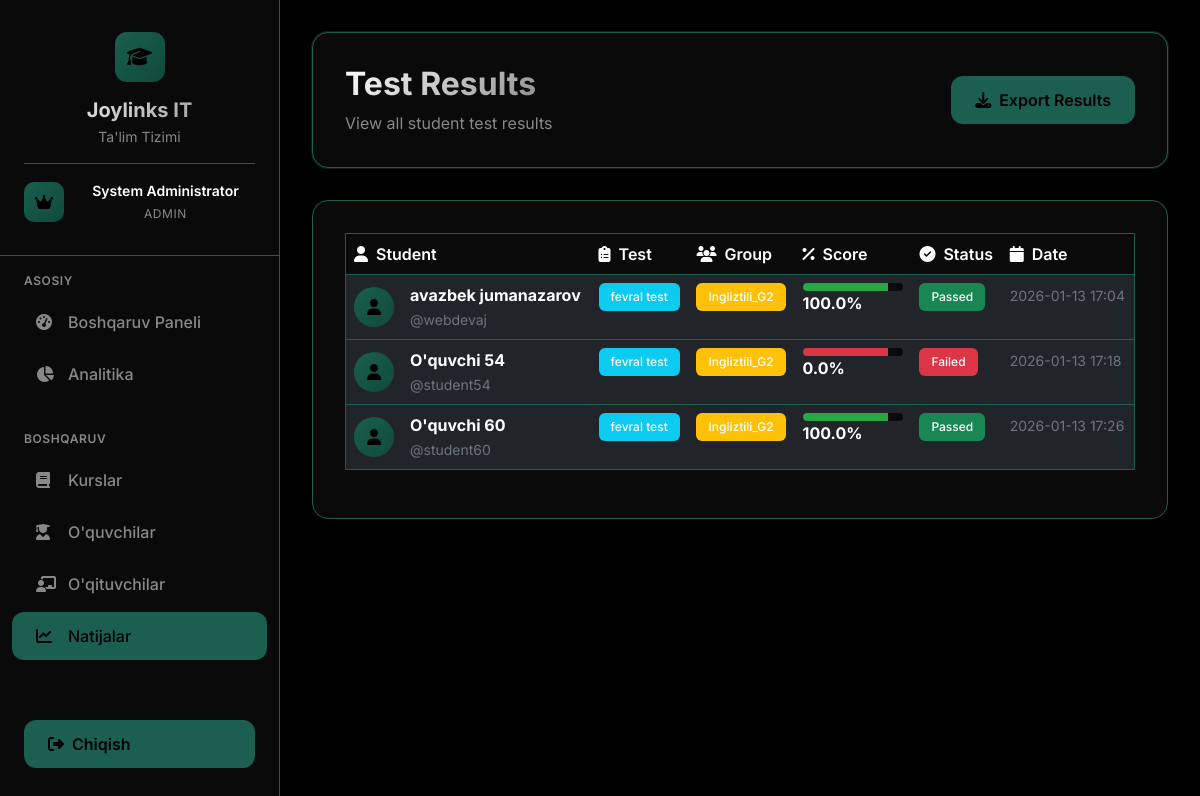
/admin/results (signed in), run on the app's committed database.
### app.py (models this page shows)
class User(UserMixin, db.Model):
    id = db.Column(db.Integer, primary_key=True)
    username = db.Column(db.String(80), unique=True, nullable=False)
    password_hash = db.Column(db.String(120), nullable=False)
    role = db.Column(db.String(20), nullable=False)  # admin, teacher, student
    full_name = db.Column(db.String(100), nullable=False)
    teacher_profile = db.relationship('Teacher', backref='user', uselist=False)
    student_profile = db.relationship('Student', backref='user', uselist=False)

class TestResult(db.Model):
    id = db.Column(db.Integer, primary_key=True)
    student_id = db.Column(db.Integer, db.ForeignKey('student.id'), nullable=False)
    test_id = db.Column(db.Integer, db.ForeignKey('test.id'), nullable=False)
    score = db.Column(db.Integer, nullable=False)
    total_questions = db.Column(db.Integer, nullable=False)
    percentage = db.Column(db.Float, nullable=False)
    submitted_at = db.Column(db.DateTime, default=datetime.utcnow)
    answers = db.Column(db.Text)  # JSON string of student answers

class Test(db.Model):
    id = db.Column(db.Integer, primary_key=True)
    title = db.Column(db.String(200), nullable=False)
    description = db.Column(db.Text, nullable=True)
    duration_minutes = db.Column(db.Integer, nullable=False)
    start_time = db.Column(db.DateTime, default=datetime.utcnow)
    end_time = db.Column(db.DateTime, nullable=False)
    group_id = db.Column(db.Integer, db.ForeignKey('group.id'), nullable=False)
    created_at = db.Column(db.DateTime, default=datetime.utcnow)
    questions = db.relationship('Question', backref='test', lazy=True, cascade='all, delete-orphan')
    results = db.relationship('TestResult', backref='test', lazy=True)

class Group(db.Model):
    id = db.Column(db.Integer, primary_key=True)
    name = db.Column(db.String(50), nullable=False)
    teacher_id = db.Column(db.Integer, db.ForeignKey('teacher.id'), nullable=False)
    students = db.relationship('Student', backref='group', lazy=True)
    tests = db.relationship('Test', backref='group', lazy=True)

### app.py (the view)
@app.route('/admin/results')
@admin_required
def admin_results():
    results = db.session.query(TestResult, Student, User, Group, Test)\
        .join(Student, TestResult.student_id == Student.id)\
        .join(User, Student.user_id == User.id)\
        .join(Group, Student.group_id == Group.id)\
        .join(Test, TestResult.test_id == Test.id)\
        .all()
    return render_template('admin/results_modern.html', results=results)

### app.py (called while the page is built)
@login_manager.user_loader
def load_user(user_id):
    return User.query.get(int(user_id))

def admin_required(f):
    @wraps(f)
    def decorated_function(*args, **kwargs):
        if not current_user.is_authenticated or current_user.role != 'admin':
            flash('Kirish taqiqlangan. Admin huquqlari kerak.', 'danger')
            return redirect(url_for('login'))
        return f(*args, **kwargs)
    return decorated_function

### templates/admin/results_modern.html (shortened to what this page needs)
{% extends "base_modern.html" %}
{% block content %}
<div class="page-header">
    <div class="d-flex justify-content-between align-items-center">
        <div>
            <h1 class="page-title">Test Results</h1>
            <p class="page-subtitle">View all student test results</p>
        </div>
        <div class="d-flex gap-2">
            <button class="btn-primary-custom" onclick="exportResults()">
                <i class="fas fa-download me-2"></i>Export Results
            </button>
        </div>
    </div>
</div>
<div class="content-card">
    <div class="table-responsive">
        <table class="table table-dark table-hover">
            <thead>
                <tr>
                    <th><i class="fas fa-user me-2"></i>Student</th>
                    <th><i class="fas fa-clipboard-list me-2"></i>Test</th>
                    <th><i class="fas fa-users me-2"></i>Group</th>
                    <th><i class="fas fa-percentage me-2"></i>Score</th>
                    <th><i class="fas fa-check-circle me-2"></i>Status</th>
                    <th><i class="fas fa-calendar me-2"></i>Date</th>
                </tr>
            </thead>
            <tbody>
                {% for result, student, user, group, test in results %}
                <tr class="table-row-hover">
                    <td>
                        <div class="d-flex align-items-center">
                            <div class="student-avatar me-3">
                                <i class="fas fa-user"></i>
                            </div>
                            <div>
                                <strong>{{ user.full_name }}</strong>
                                <br>
                                <small class="text-secondary">@{{ user.username }}</small>
                            </div>
                        </div>
                    </td>
                    <td>
                        <span class="badge bg-info">{{ test.title }}</span>
                    </td>
                    <td>
                        <span class="badge bg-warning">{{ group.name }}</span>
                    </td>
                    <td>
                        <div class="score-display">
                            <div class="progress" style="height: 8px; background: var(--bg-secondary);">
                                <div class="progress-bar" style="width: 85%; background: {{ '#28a745' if result.percentage >= 60 else '#dc3545' }};"></div>
                            </div>
                            <strong>{{ result.percentage }}%</strong>
                        </div>
                    </td>
                    <td>
                        <span class="badge {{ 'bg-success' if result.percentage >= 60 else 'bg-danger' }}">
                            {{ 'Passed' if result.percentage >= 60 else 'Failed' }}
                        </span>
                    </td>
                    <td>
                        <small class="text-secondary">{{ result.submitted_at.strftime('%Y-%m-%d %H:%M') }}</small>
                    </td>
                </tr>
                {% endfor %}
            </tbody>
        </table>
    </div>
</div>
{% endblock %}

### templates/base_modern.html (shortened to what this page needs)
<!DOCTYPE html>
<html lang="uz">
<head>
    <link href="https://cdn.jsdelivr.net/npm/bootstrap@5.3.0/dist/css/bootstrap.min.css" rel="stylesheet">
    <link href="https://cdnjs.cloudflare.com/ajax/libs/font-awesome/6.4.0/css/all.min.css" rel="stylesheet">
</head>
<body>
    <aside class="sidebar" id="sidebar">
        <div class="sidebar-header">
            <div class="logo">
                <i class="fas fa-graduation-cap"></i>
            </div>
            <h3>Joylinks IT</h3>
            <p>Ta'lim Tizimi</p>
            {% if current_user.is_authenticated %}
            <div class="user-info">
                <div class="user-avatar">
                    {% if current_user.role == 'admin' %}
                    <i class="fas fa-crown"></i>
                    {% elif current_user.role == 'teacher' %}
                    <i class="fas fa-user-tie"></i>
                    {% elif current_user.role == 'student' %}
                    <i class="fas fa-user-graduate"></i>
                    {% endif %}
                </div>
                <div class="user-details">
                    <div class="user-name">{{ current_user.full_name }}</div>
                    <div class="user-role">
                        {% if current_user.role == 'admin' %}
                        Admin
                        {% elif current_user.role == 'teacher' %}
                        Ustoz
                        {% elif current_user.role == 'student' %}
                        O'quvchi
                        {% endif %}
                    </div>
                </div>
            </div>
            {% endif %}
        </div>
        <nav class="sidebar-nav">
            {% if current_user.role == 'admin' %}
            <div class="nav-section">
                <div class="nav-section-title">Asosiy</div>
                <a href="{{ url_for('admin_dashboard') }}"
                    class="nav-link {% if request.endpoint == 'admin_dashboard' %}active{% endif %}">
                    <i class="fas fa-tachometer-alt"></i>
                    <span>Boshqaruv Paneli</span>
                </a>
                <a href="{{ url_for('admin_analytics') }}"
                    class="nav-link {% if request.endpoint == 'admin_analytics' %}active{% endif %}">
                    <i class="fas fa-chart-pie"></i>
                    <span>Analitika</span>
                </a>
            </div>
            <div class="nav-section">
                <div class="nav-section-title">Boshqaruv</div>
                <a href="{{ url_for('admin_courses') }}"
                    class="nav-link {% if request.endpoint == 'admin_courses' %}active{% endif %}">
                    <i class="fas fa-book"></i>
                    <span>Kurslar</span>
                </a>
                <a href="{{ url_for('admin_students') }}"
                    class="nav-link {% if request.endpoint == 'admin_students' %}active{% endif %}">
                    <i class="fas fa-user-graduate"></i>
                    <span>O'quvchilar</span>
                </a>
                <a href="{{ url_for('admin_teachers') }}"
                    class="nav-link {% if request.endpoint == 'admin_teachers' %}active{% endif %}">
                    <i class="fas fa-chalkboard-teacher"></i>
                    <span>O'qituvchilar</span>
                </a>
                <a href="{{ url_for('admin_results') }}"
                    class="nav-link {% if request.endpoint == 'admin_results' %}active{% endif %}">
                    <i class="fas fa-chart-line"></i>
                    <span>Natijalar</span>
                </a>
            </div>
            {% endif %}
        </nav>
        <div class="logout-btn">
            <a href="{{ url_for('logout') }}" class="btn-primary-custom w-100">
                <i class="fas fa-sign-out-alt me-2"></i>
                Chiqish
            </a>
        </div>
    </aside>
    <main class="main-content">
        {% block content %}{% endblock %}
    </main>
</body>
</html>

### templates/base_modern.html (style rules this page uses)
:root { --bg-primary: #000000; --bg-secondary: #0a0a0a; --bg-card: #0a0a0a; --text-primary: #ffffff; --text-secondary: #888888; --accent: #1a5f4f; --accent-hover: #0f4a3a; --border: #1a5f4f; --sidebar-width: 280px; }
* { margin: 0; padding: 0; box-sizing: border-box; }
body { font-family: 'Inter', -apple-system, BlinkMacSystemFont, 'Segoe UI', sans-serif; background: var(--bg-primary); color: var(--text-primary); min-height: 100vh; overflow-x: hidden; }
.user-info { margin-top: 1rem; padding-top: 1rem; border-top: 1px solid var(--border); display: flex; align-items: center; gap: 0.75rem; }
.user-avatar { width: 40px; height: 40px; background: linear-gradient(135deg, var(--accent), var(--accent-hover)); border-radius: 10px; display: flex; align-items: center; justify-content: center; color: var(--bg-primary); }
.user-details { flex: 1; }
.user-name { font-size: 0.875rem; font-weight: 600; color: var(--text-primary); margin-bottom: 0.25rem; }
.user-role { font-size: 0.75rem; color: var(--text-secondary); text-transform: uppercase; letter-spacing: 0.05em; }
.sidebar { position: fixed; top: 0; left: 0; height: 100vh; width: var(--sidebar-width); background: var(--bg-card); border-right: 1px solid var(--border); z-index: 1000; transition: all 0.3s cubic-bezier(0.4, 0, 0.2, 1); overflow-y: auto; backdrop-filter: blur(20px); }
.sidebar-header { padding: 2rem 1.5rem; border-bottom: 1px solid var(--border); text-align: center; }
.logo { width: 50px; height: 50px; background: linear-gradient(135deg, var(--accent), var(--accent-hover)); border-radius: 12px; display: flex; align-items: center; justify-content: center; margin: 0 auto 1rem; }
.logo i { font-size: 1.25rem; color: var(--bg-primary); }
.sidebar-header h3 { font-size: 1.25rem; font-weight: 700; background: linear-gradient(135deg, var(--text-primary), var(--text-secondary)); -webkit-background-clip: text; -webkit-text-fill-color: transparent; background-clip: text; margin-bottom: 0.25rem; }
.sidebar-header p { color: var(--text-secondary); font-size: 0.875rem; margin: 0; }
.sidebar-nav { padding: 1rem 0; }
.nav-section { margin-bottom: 2rem; }
.nav-section-title { color: var(--text-secondary); font-size: 0.75rem; font-weight: 600; text-transform: uppercase; letter-spacing: 0.05em; padding: 0 1.5rem; margin-bottom: 0.5rem; }
.nav-link { display: flex; align-items: center; color: var(--text-secondary); text-decoration: none; padding: 0.75rem 1.5rem; margin: 0.25rem 0.75rem; border-radius: 12px; transition: all 0.3s cubic-bezier(0.4, 0, 0.2, 1); font-weight: 500; }
.nav-link.active { background: var(--accent); color: var(--bg-primary); }
.nav-link i { width: 20px; margin-right: 12px; font-size: 1rem; }
.main-content { margin-left: var(--sidebar-width); padding: 2rem; min-height: 100vh; animation: fadeIn 0.8s ease-in; }
.page-header { background: var(--bg-card); border: 1px solid var(--border); border-radius: 16px; padding: 2rem; margin-bottom: 2rem; backdrop-filter: blur(20px); box-shadow: 0 0 0 1px rgba(255, 255, 255, 0.1); }
.page-title { font-size: 2rem; font-weight: 700; margin-bottom: 0.5rem; background: linear-gradient(135deg, var(--text-primary), var(--text-secondary)); -webkit-background-clip: text; -webkit-text-fill-color: transparent; background-clip: text; }
.page-subtitle { color: var(--text-secondary); font-size: 1rem; margin: 0; }
.btn-primary-custom { background: var(--accent); color: var(--bg-primary); border: none; border-radius: 12px; padding: 0.75rem 1.5rem; font-weight: 600; transition: all 0.3s cubic-bezier(0.4, 0, 0.2, 1); text-decoration: none; display: inline-flex; align-items: center; position: relative; overflow: hidden; }
.btn-primary-custom::before { content: ''; position: absolute; top: 0; left: -100%; width: 100%; height: 100%; background: linear-gradient(90deg, transparent, rgba(255, 255, 255, 0.2), transparent); transition: left 0.5s; }
.content-card { background: var(--bg-card); border: 1px solid var(--border); border-radius: 16px; padding: 2rem; margin-bottom: 2rem; backdrop-filter: blur(20px); animation: slideUp 0.6s ease-out; }
.logout-btn { position: absolute; bottom: 2rem; left: 1.5rem; right: 1.5rem; }

### data on the page
User: full_name "System Administrator"
TestResult: full_name "avazbek jumanazarov", username "webdevaj", title "fevral test", name "Ingliztili_G2", percentage "100.0", percentage "Passed", submitted_at "2026-01-13 17:04"
TestResult: full_name "O'quvchi 54", username "student54", title "fevral test", name "Ingliztili_G2", percentage "0.0", percentage "Failed", submitted_at "2026-01-13 17:18"
TestResult: full_name "O'quvchi 60", username "student60", title "fevral test", name "Ingliztili_G2", percentage "100.0", percentage "Passed", submitted_at "2026-01-13 17:26"
